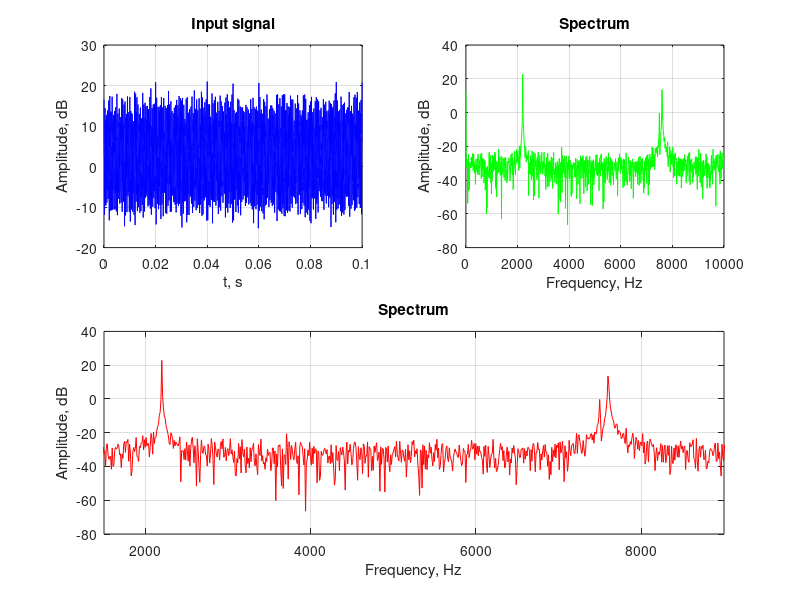
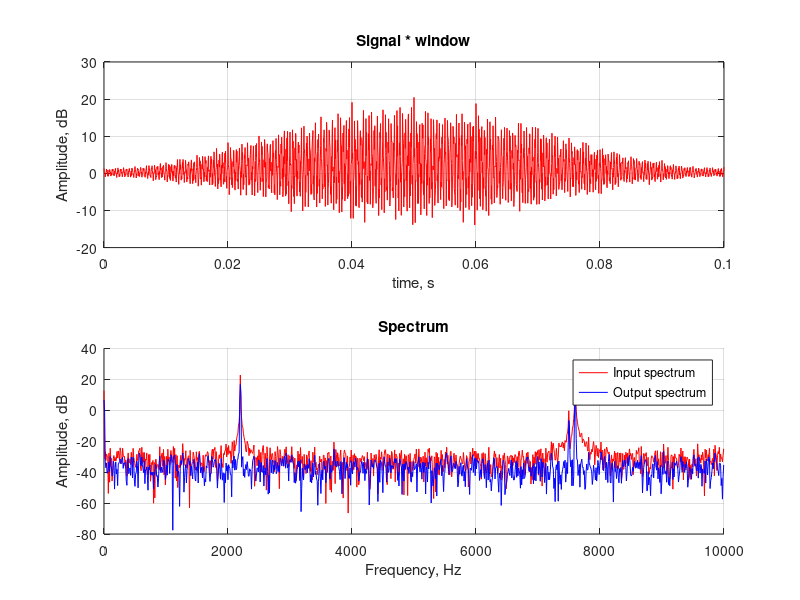

Reproduce these figures in MATLAB, in order.
clear all;
clc;
close all;

f1 = 7600; %Hz
f2 = 7500; %Hz
f3 = 2200; %Hz

A1 = 5;
A2 = 1;
A3 = 10;

T  = 0.1;
fs = 20000.0;
t  = 0:1/fs:T;
n  = length(t);
noise_ampl = 5;
noise = rand(1,n);
S = A1*exp(1i*2*pi*f1*t)+A2*exp(1i*2*pi*f2*t)+A3*exp(1i*2*pi*f3*t)+noise_ampl*noise*(1+1i);

F = abs(fft(S));
F = F./n;
F = 10 * log(F);
f=0:fs/n:fs/2-1/n;
figure;
subplot(2,2,1)
plot(t,real(S), 'b');
title('Input signal');
xlabel('t, s');
ylabel('Amplitude, dB');
grid on;
subplot(2,2,2);
plot(f,F(1:length(f)), 'g');
title('Spectrum');
xlabel('Frequency, Hz');
ylabel('Amplitude, dB');
grid on;
subplot(2,2,3:4)
plot(f,F(1:length(f)), 'r');
grid on
xlim([1500,9000]);
title('Spectrum');
xlabel('Frequency, Hz');
ylabel('Amplitude, dB');

win = hamming(n);
S_w = S.*win';
F_w = abs(fft(S_w));
F_w = F_w./n;
F_w = 10 * log(F_w);

figure;
subplot(2,1,1);
plot(t,real(S_w),'r');
title('Signal * window');
xlabel('time, s');
ylabel('Amplitude, dB');
grid on
subplot(2,1,2);
hold on
f=0:fs/n:fs/2-1/n;
plot(f,F(1:length(f)), 'r');
plot(f,F_w(1:length(f)),'b');
legend('Input spectrum','Output spectrum');
title('Spectrum');
xlabel('Frequency, Hz');
ylabel('Amplitude, dB');
grid on
